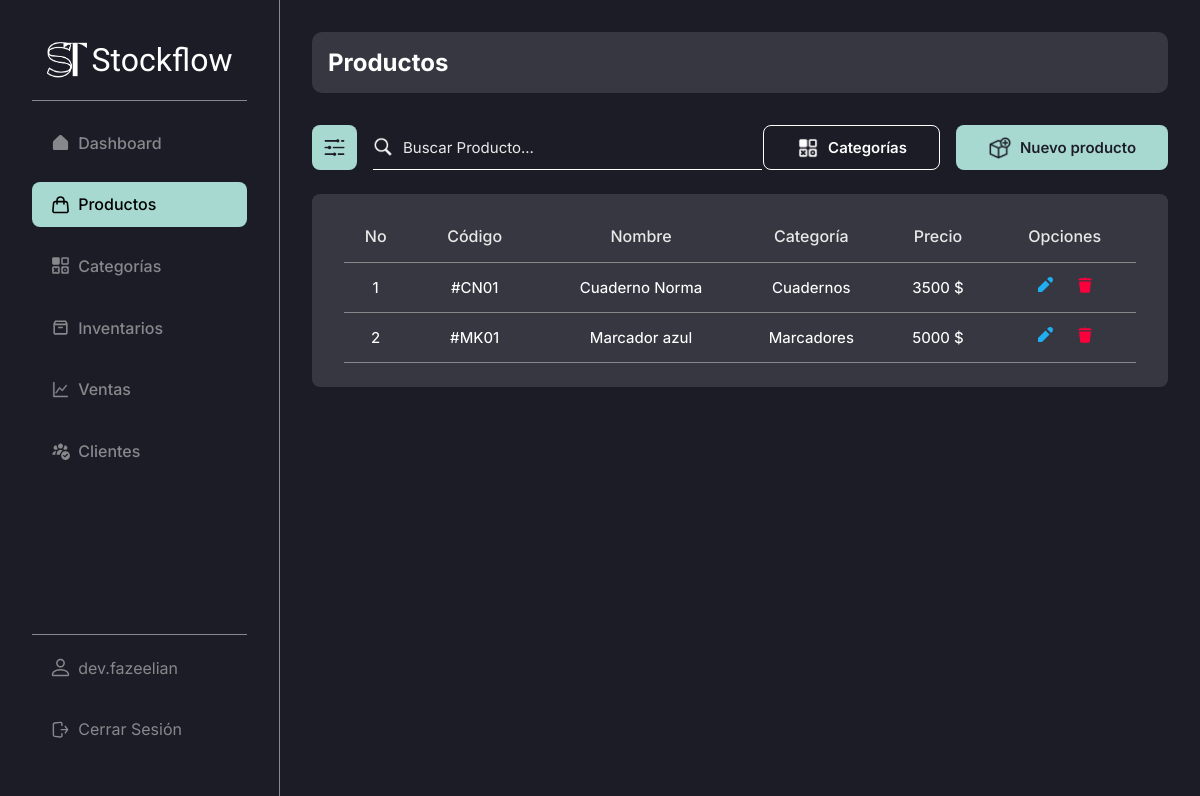
The page /admin/products/ (signed in) on the database as committed earlier.
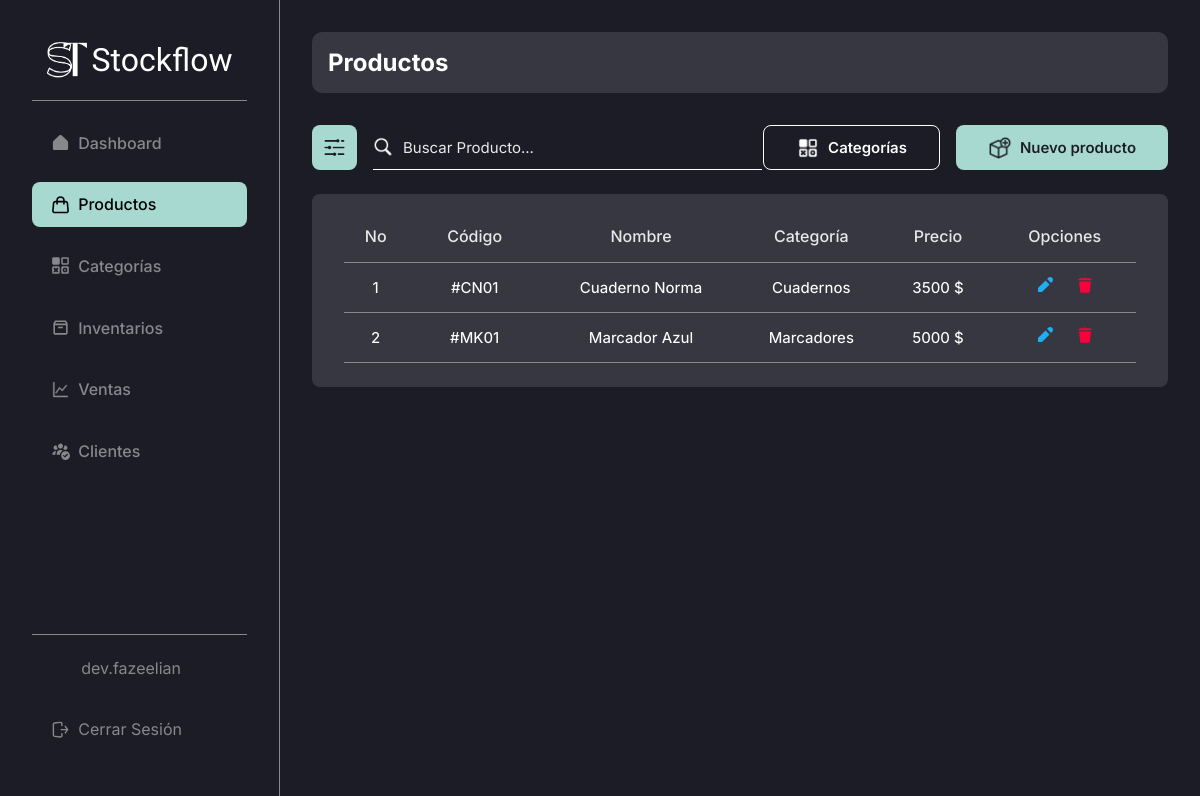
The same page on the database as committed later.
### stockflow/models.py (models this page shows, shortened)
class Product(db.Model):
    id = db.Column(db.Integer, primary_key = True) # Primary key
    created_by = db.Column(db.Integer, db.ForeignKey("user.id"), nullable = False) # Foreign key
    name = db.Column(db.String(100), nullable = False)
    code = db.Column(db.String(10), nullable=False)
    category_id = db.Column(db.Integer, db.ForeignKey("category.id"), nullable = False) # Foreign key
    price = db.Column(db.Integer, nullable = False)
    image = db.Column(db.String(255), nullable = True)
    category = db.relationship('Category', backref='products', lazy=True)

class Category(db.Model):
    id = db.Column(db.Integer, primary_key = True) # Primary key
    created_by = db.Column(db.Integer, db.ForeignKey("user.id"), nullable = False) # Foreign key
    name = db.Column(db.String(50), unique = True, nullable = False)
    description = db.Column(db.String(255), default='Sin descripción')

### stockflow/modules/product.py (the view)
@bp.route("/", methods = ("GET", "POST"))
@login_required
def index():
    query = ""
    products = []
    if request.method == "POST":
        query = request.form.get("searchProduct", "")
        products = Product.query.filter(
            (
                Product.name.ilike(f"%{query}%") |  # Searching by name
                Product.code.ilike(f"%{query}%")  # Searching by code
            )
        ).all()
    else:
        products = Product.query.filter(Product.created_by == g.user.id).all()
    return render_template("modules/products/index.html", products = products, query=query)

### stockflow/auth.py (called while the page is built)
def login_required(view):
    @functools.wraps(view)
    def wrapped_view(**kwargs):
        if g.user is None:
            message = "Debes iniciar sesión"
            flash(message)
            return redirect(url_for("auth.login"))
        return view(**kwargs)
    return wrapped_view

@bp.before_app_request # Execute the next function in every request, every page
def load_logged_in_user():
    user_id = session.get("user_id")
    if user_id is None:
        g.user = None
    else:
        g.user = User.query.get_or_404(user_id)

### stockflow/templates/modules/products/index.html (shortened to what this page needs)
{% extends 'base-admin.html' %}
{% block content %}
    <head>
        <link rel="stylesheet" href="{{ url_for('static', filename='css/modules/products.css') }}">
    </head>
    <div class="content-group inter bg-black-light">
        <h2 class="color-white inter">Productos</h2>
    </div>
    <div class="top-page">
        <div class="cont-search">
            <button class="btn-search-filter bg-turquese-light-blue">
                <img src="{{ url_for('static', filename='img/icons/filter.png') }}" alt="">
            </button>
            <form action="{{ url_for('admin/products.index') }}" method="post" class="search-bar">
                <img src="{{ url_for('static', filename='img/icons/search.png') }}" alt="">
                <input type="text" class="color-white inter" name="searchProduct" value="{{ query }}" id="search" placeholder="Buscar Producto...">
            </form>
        </div>
        <div class="cont-create" style="gap: 1rem;">
            <a href="{{ url_for('admin/products/categories.index') }}" class="btn-create bg-black color-white inter" style="border: 1px solid white;">
                <img src="{{ url_for('static', filename='img/icons/categories.png') }}" alt="">
                <h2>Categorías</h2>
            </a>
            <a href="{{ url_for('admin/products.new') }}" class="btn-create bg-turquese-light-blue color-black inter">
                <img src="{{ url_for('static', filename='img/icons/add-product.png') }}" alt="">
                <h2>Nuevo producto</h2>
            </a>
        </div>
    </div>
    <table class="table inter bg-black-light">
        <thead>
            <tr class="thead color-white-gray">
                <th class="th th-no-prods">No</th>
                <th class="th th-code-prods">Código</th>
                <th class="th th-name-prods">Nombre</th>
                <th class="th th-category-prods">Categoría</th>
                <th class="th th-price-prods">Precio</th>
                <th class="th th-options-prods">Opciones</th>
            </tr>
        </thead>
        <tbody>
            {% if products %}
                {% for product in products | reverse %}
                    {% if g.user.id == product.created_by %}
                        <tr class="tbody">
                            <td class="td td-no-prods">{{ loop.index }}</td>
                            <td class="td td-code-prods">#{{ product.code }}</td>
                            <td class="td td-name-prods"><a href="#" class="color-white">{{ product.name }}</a></td>
                            <td class="td td-category-prods">{{ product.category.name }}</td>
                            <td class="td td-price-prods">{{ product.price }} $</td>
                            <td class="td td-options-prods">
                                <a href="{{ url_for('admin/products.update', id = product.id) }}">
                                    <svg
                                        xmlns="http://www.w3.org/2000/svg"
                                        viewBox="0 0 16 16"
                                        fill="#20AEF3"
                                    >
                                        <path
                                            d="M12.527 7.473L8.527 3.473 1 11 1 15 5 15zM11.172.828l-1.065 1.065 4 4 1.065-1.065c1.105-1.105 1.105-2.895 0-4l0 0C14.067-.276 12.276-.276 11.172.828z"
                                        />
                                    </svg>
                                </a>
                                <a href="{{ url_for('admin/products.delete', id = product.id) }}">
                                </a>
                            </td>
                        </tr>
                    {% else %}
                        <tr class="tbody">
                            <td class="td" style="width: 100%;">No hay productos creados por ti.</td>
                        </tr>
                    {% endif %}
                {% endfor %}
            {% endif %}
        </tbody>
    </table>
{% endblock %}

### stockflow/templates/base-admin.html (shortened to what this page needs)
<!DOCTYPE html>
<html lang="es">
<head>
    <link rel="stylesheet" href="{{ url_for('static', filename='css/global.css') }}">
    <link rel="stylesheet" href="{{ url_for('static', filename='css/base.css') }}">
    <link rel="stylesheet" href="{{ url_for('static', filename='css/tables.css') }}">
    <link rel="stylesheet" href="{{ url_for('static', filename='css/search.css') }}">
    <link rel="stylesheet" href="{{ url_for('static', filename='css/form.css') }}">
</head>
<body>
    <aside class="side-bar inter bg-black br-gray-1">
        <section class="side-bar-main">
            <h1 class="afacad">
                <a href="{{ url_for('admin.dashboard') }}" class="color-white">
                    <img src="{{ url_for('static', filename='img/logo.png') }}" alt="">
                    Stockflow
                </a>
            </h1>
            <br>
            <div class="side-bar-divider" />
            <nav class="side-nav-bar">
                <a
                    href="{{ url_for('admin.dashboard') }}"
                    class="item-side-nav-bar inter {% if request.endpoint == 'admin.dashboard' %}item-side-nav-bar--active{% endif %}"
                >
                    Dashboard
                </a>
                <a
                    href="{{ url_for('admin/products.index') }}"
                    class="item-side-nav-bar inter {% if request.endpoint == 'admin/products.index' %}item-side-nav-bar--active{% endif %}"
                >
                    Productos
                </a>
                <a
                    href="{{ url_for('admin/products/categories.index') }}"
                    class="item-side-nav-bar inter {% if request.endpoint == 'admin/products/categories.index' %}item-side-nav-bar--active{% endif %}"
                >
                    Categorías
                </a>
                <a
                    href="{{ url_for('admin/inventories.index') }}"
                    class="item-side-nav-bar inter {% if request.endpoint == 'admin/inventories.index' %}item-side-nav-bar--active{% endif %}"
                >
                    Inventarios
                </a>
                <a
                    href="{{ url_for('admin/sales.index') }}"
                    class="item-side-nav-bar inter {% if request.endpoint == 'admin/sales.index' %}item-side-nav-bar--active{% endif %}"
                >
                    Ventas
                </a>
                <a
                    href="{{ url_for('admin/customers.index') }}"
                    class="item-side-nav-bar inter {% if request.endpoint == 'admin/customers.index' %}item-side-nav-bar--active{% endif %}"
                >
                    Clientes
                </a>
            </nav>
        </section>
        <footer class="side-bar-footer" style="flex-direction: column;">
            <a
                href="{{ url_for('admin.profile') }}"
                class="item-side-nav-bar inter {% if request.endpoint == 'admin.profile' %}item-side-nav-bar--active{% endif %}"
            >
                {{ g.user.username }}
            </a>
            <a href="{{ url_for('auth.logout') }}" class="item-side-nav-bar inter">
                Cerrar Sesión
            </a>
        </footer>
    </aside>
    <main class="page-content bg-black">
        {% block content %}{% endblock %}
    </main>
</body>
</html>

Rows that differ between the two databases and show on the page:
changed Product "MK01": name "Marcador azul" → "Marcador Azul"
